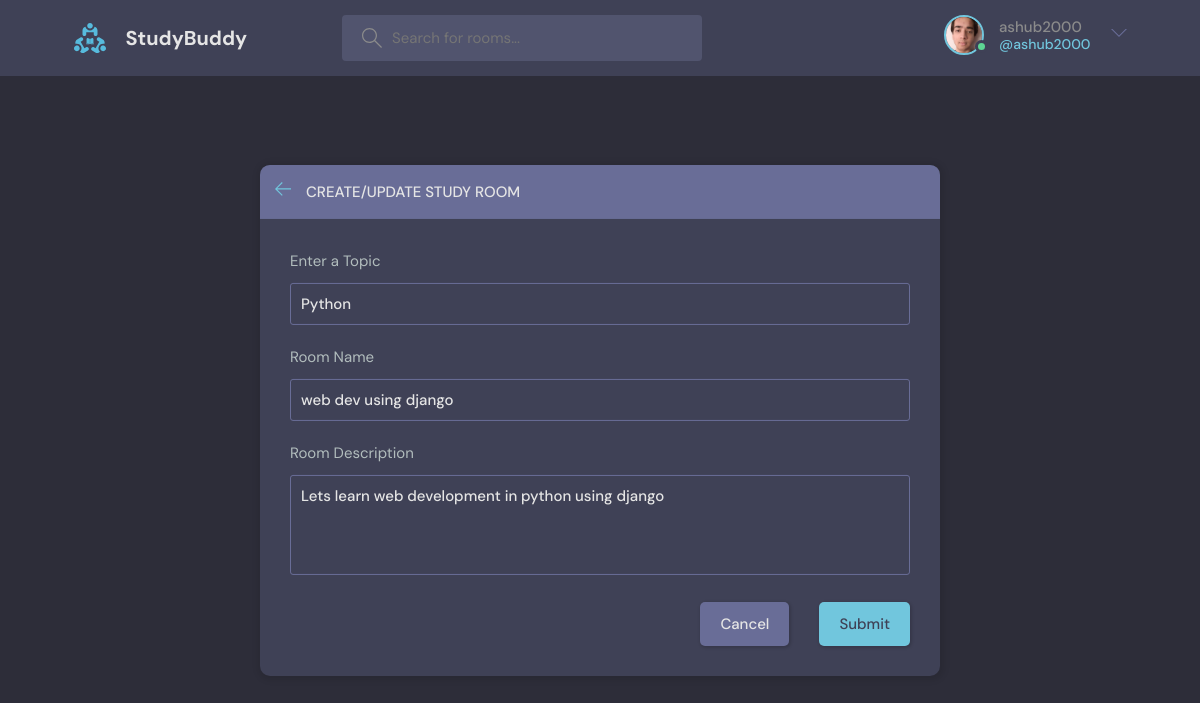
Page /update_room/2/ (signed in) on the committed database.
### base/models.py (models this page shows, shortened)
class User(AbstractUser):
    name = models.CharField(max_length=200, null=True)
    email = models.EmailField(unique=True, null=True)
    bio = models.TextField(null=True)
    avatar = models.ImageField(null=True, default="avatar.svg")
    USERNAME_FIELD = 'email'
    REQUIRED_FIELDS = ['username']

class Room(models.Model):
    host = models.ForeignKey(User, on_delete=models.SET_NULL, null=True)
    topic = models.ForeignKey(Topic,on_delete=models.SET_NULL, null=True)
    name = models.CharField(max_length=200)
    description = models.TextField(null=True, blank=True)
    participants = models.ManyToManyField(User, related_name='participants', blank=True)
    updated = models.DateTimeField(auto_now=True)
    created = models.DateTimeField(auto_now_add=True)
    class Meta:
        ordering = ['-updated', '-created']

class Topic(models.Model):
    name = models.CharField(max_length=200)

### base/views.py (the view, shortened to what this page needs)
# urls.py: path('update_room/<str:pk>/', views.update_room, name='update-room'),
@login_required(login_url='login')
def update_room(request, pk):
    room = Room.objects.get(id=pk)
    form = RoomForm(instance=room)
    topics = Topic.objects.all()
    if request.user != room.host:
        return HttpResponse("You don't have permissions to edit this room")
    context = {'form': form, 'topics': topics , 'room': room}
    return render(request, 'base/room_form.html', context)

### base/forms.py
class RoomForm(ModelForm):
    class Meta:
        model = Room
        fields = '__all__'
        exclude = ['host', 'participants']

### base/templates/base/room_form.html (shortened to what this page needs)
{% extends 'main.html' %}
{% block content %}
  <main class="create-room layout">
    <div class="container">
      <div class="layout__box">
        <div class="layout__boxHeader">
          <div class="layout__boxTitle">
            <a href="{% url 'home' %}">
              <svg version="1.1" xmlns="http://www.w3.org/2000/svg" width="32" height="32" viewBox="0 0 32 32">
                <title>arrow-left</title>
                <path
                  d="M13.723 2.286l-13.723 13.714 13.719 13.714 1.616-1.611-10.96-10.96h27.625v-2.286h-27.625l10.965-10.965-1.616-1.607z">
                </path>
              </svg>
            </a>
            <h3>Create/Update Study Room</h3>
          </div>
        </div>
        <div class="layout__body">
          <form class="form" action="" method='POST'>
          <div class="form__group">
            <label for="room_topic">Enter a Topic</label>
            <input required type="text" value="{{room.topic.name}}" name="topic" list='topic-list' />
          </div>
            <div class="form__group">
              <label for="room_name">Room Name</label>
              {{form.name}}
            </div>
            <div class="form__group">
              <label for="room_name">Room Description</label>
              {{form.description}}
            </div>
            <div class="form__action">
              <a class="btn btn--dark" href="index.html">Cancel</a>
              <button class="btn btn--main" type="submit">Submit</button>
            </div>
          </form>
        </div>
      </div>
    </div>
  </main>
  {% endblock %}

### templates/navbar.html (shortened to what this page needs)
{% load static %}
<header class="header header--loggedIn">
    <div class="container">
      <a href="{% url 'home' %}" class="header__logo">
        <img src="{% static 'images/logo.svg' %}"/>
        <h1>StudyBuddy</h1>
      </a>
      <form class="header__search" method='GET' action="{% url 'home' %}">
        <label>
          <input name='q' placeholder="Search for rooms..." />
        </label>
      </form>
      <nav class="header__menu">
        {% if request.user.is_authenticated %}
        <div class="header__user">
          <a href="{% url 'profile' request.user.id %}">
            <div class="avatar avatar--medium active">
              <img src="{{request.user.avatar.url}}" />
            </div>
            <p>{{request.user.username}}<span>@{{request.user.username}}</span></p>
          </a>
          <button class="dropdown-button">
            <svg version="1.1" xmlns="http://www.w3.org/2000/svg" width="32" height="32" viewBox="0 0 32 32">
              <title>chevron-down</title>
              <path d="M16 21l-13-13h-3l16 16 16-16h-3l-13 13z"></path>
            </svg>
          </button>
        </div>
        {% else %}
        <a href="{% url 'login' %}">
          <img src="{% static 'images/avatar.svg' %}" />
          <p>Login</p>
        </a>
        {% endif %}
      </nav>
    </div>
  </header>

### rows in the picture
User: user.avatar (picture), user.username "ashub2000"
Room: topic "Python", name "web dev using django", description "Lets learn web development in python using django"
